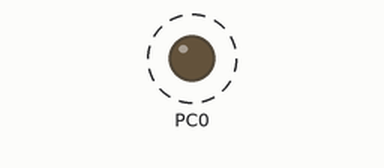
This program was run on a simulated ATmega328P, built with avr-gcc and emulated at 8 MHz. Shown: output pins drawn as LEDs (lit = HIGH). Dashed ring = blinking.

Above: at 0.12 s.
Timing chart, 0 to 3.0 s (numbered marks = the images above):
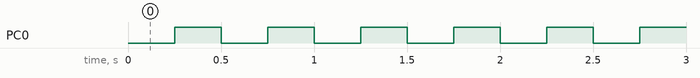

The program:

DA2T1C.c
```c
/*
 * DA2.c
 * task 1
 * Created: 3/9/2016 9:00:36 PM
 *  Author: battled
 */

#define F_CPU 8000000UL	//define 8MHz clock
#include <avr/io.h>		//include stdio
#include <util/delay.h> //include delay subroutine
//stack auto initialized in C

int main(void)
{
		DDRC = 0X01; //MAKE PC0 OUTPUT
		while (1)
		{
			//toggle portc every 250 ms for .5 second period
			_delay_ms(250);
			PORTC ^= (1<<PC0);
		}
}
```

Measured:
- by itself, PC0: alternates HIGH for 0.25 s and LOW for 0.25 s
